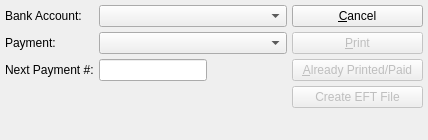
<?xml version="1.0" encoding="UTF-8"?>
<ui version="4.0">
 <comment>This file is part of the xTuple ERP: PostBooks Edition, a free and
open source Enterprise Resource Planning software suite,
Copyright (c) 1999-2019 by OpenMFG LLC, d/b/a xTuple.
It is licensed to you under the Common Public Attribution License
version 1.0, the full text of which (including xTuple-specific Exhibits)
is available at www.xtuple.com/CPAL.  By using this software, you agree
to be bound by its terms.</comment>
 <class>printCheck</class>
 <widget class="QWidget" name="printCheck">
  <property name="geometry">
   <rect>
    <x>0</x>
    <y>0</y>
    <width>428</width>
    <height>140</height>
   </rect>
  </property>
  <property name="windowTitle">
   <string>Print Payment</string>
  </property>
  <layout class="QHBoxLayout" name="horizontalLayout">
   <item>
    <layout class="QFormLayout" name="formLayout">
     <item row="0" column="0">
      <widget class="QLabel" name="_bankaccntLit">
       <property name="text">
        <string>Bank Account:</string>
       </property>
       <property name="buddy">
        <cstring>_bankaccnt</cstring>
       </property>
      </widget>
     </item>
     <item row="0" column="1">
      <widget class="XComboBox" name="_bankaccnt">
       <property name="sizePolicy">
        <sizepolicy hsizetype="Expanding" vsizetype="Fixed">
         <horstretch>0</horstretch>
         <verstretch>0</verstretch>
        </sizepolicy>
       </property>
      </widget>
     </item>
     <item row="1" column="0">
      <widget class="QLabel" name="_checkNumLit">
       <property name="text">
        <string>Payment:</string>
       </property>
       <property name="buddy">
        <cstring>_check</cstring>
       </property>
      </widget>
     </item>
     <item row="1" column="1">
      <widget class="XComboBox" name="_check">
       <property name="sizePolicy">
        <sizepolicy hsizetype="Expanding" vsizetype="Fixed">
         <horstretch>0</horstretch>
         <verstretch>0</verstretch>
        </sizepolicy>
       </property>
      </widget>
     </item>
     <item row="2" column="0">
      <widget class="QLabel" name="_nextCheckNumLit">
       <property name="text">
        <string>Next Payment #:</string>
       </property>
       <property name="buddy">
        <cstring>_nextCheckNum</cstring>
       </property>
      </widget>
     </item>
     <item row="2" column="1">
      <layout class="QHBoxLayout">
       <property name="spacing">
        <number>0</number>
       </property>
       <item>
        <widget class="XLineEdit" name="_nextCheckNum">
         <property name="sizePolicy">
          <sizepolicy hsizetype="Preferred" vsizetype="Fixed">
           <horstretch>0</horstretch>
           <verstretch>0</verstretch>
          </sizepolicy>
         </property>
        </widget>
       </item>
       <item>
        <spacer>
         <property name="orientation">
          <enum>Qt::Horizontal</enum>
         </property>
         <property name="sizeHint" stdset="0">
          <size>
           <width>40</width>
           <height>20</height>
          </size>
         </property>
        </spacer>
       </item>
      </layout>
     </item>
    </layout>
   </item>
   <item>
    <layout class="QVBoxLayout" name="verticalLayout">
     <item>
      <widget class="QPushButton" name="_close">
       <property name="text">
        <string>&amp;Cancel</string>
       </property>
      </widget>
     </item>
     <item>
      <widget class="QPushButton" name="_print">
       <property name="enabled">
        <bool>false</bool>
       </property>
       <property name="text">
        <string>&amp;Print</string>
       </property>
       <property name="autoDefault">
        <bool>true</bool>
       </property>
       <property name="default">
        <bool>true</bool>
       </property>
      </widget>
     </item>
     <item>
      <widget class="QPushButton" name="_printed">
       <property name="enabled">
        <bool>false</bool>
       </property>
       <property name="text">
        <string>&amp;Already Printed/Paid</string>
       </property>
      </widget>
     </item>
     <item>
      <widget class="QPushButton" name="_createEFT">
       <property name="enabled">
        <bool>false</bool>
       </property>
       <property name="text">
        <string>Create EFT File</string>
       </property>
      </widget>
     </item>
     <item>
      <spacer>
       <property name="orientation">
        <enum>Qt::Vertical</enum>
       </property>
       <property name="sizeType">
        <enum>QSizePolicy::Expanding</enum>
       </property>
       <property name="sizeHint" stdset="0">
        <size>
         <width>131</width>
         <height>13</height>
        </size>
       </property>
      </spacer>
     </item>
    </layout>
   </item>
  </layout>
 </widget>
 <layoutdefault spacing="5" margin="5"/>
 <customwidgets>
  <customwidget>
   <class>XComboBox</class>
   <extends>QComboBox</extends>
   <header>xcombobox.h</header>
  </customwidget>
  <customwidget>
   <class>XLineEdit</class>
   <extends>QLineEdit</extends>
   <header>xlineedit.h</header>
   <container>1</container>
  </customwidget>
 </customwidgets>
 <tabstops>
  <tabstop>_bankaccnt</tabstop>
  <tabstop>_check</tabstop>
  <tabstop>_nextCheckNum</tabstop>
  <tabstop>_print</tabstop>
  <tabstop>_printed</tabstop>
  <tabstop>_close</tabstop>
 </tabstops>
 <resources/>
 <connections>
  <connection>
   <sender>_close</sender>
   <signal>clicked()</signal>
   <receiver>printCheck</receiver>
   <slot>close()</slot>
   <hints>
    <hint type="sourcelabel">
     <x>348</x>
     <y>33</y>
    </hint>
    <hint type="destinationlabel">
     <x>20</x>
     <y>20</y>
    </hint>
   </hints>
  </connection>
  <connection>
   <sender>_check</sender>
   <signal>notNull(bool)</signal>
   <receiver>_print</receiver>
   <slot>setEnabled(bool)</slot>
   <hints>
    <hint type="sourcelabel">
     <x>245</x>
     <y>66</y>
    </hint>
    <hint type="destinationlabel">
     <x>348</x>
     <y>58</y>
    </hint>
   </hints>
  </connection>
  <connection>
   <sender>_check</sender>
   <signal>notNull(bool)</signal>
   <receiver>_printed</receiver>
   <slot>setEnabled(bool)</slot>
   <hints>
    <hint type="sourcelabel">
     <x>245</x>
     <y>66</y>
    </hint>
    <hint type="destinationlabel">
     <x>348</x>
     <y>58</y>
    </hint>
   </hints>
  </connection>
 </connections>
</ui>
